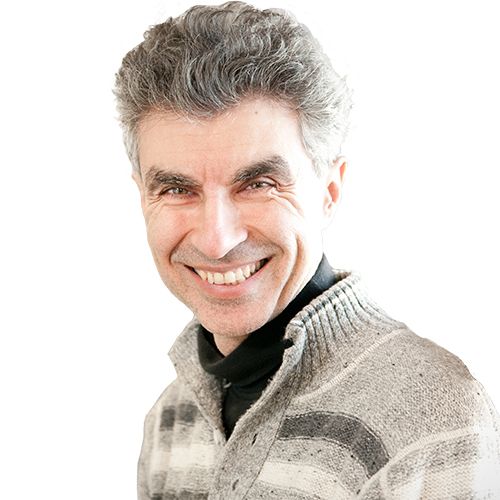
#> input picture forward-pass-CNN/images/bengio.jpg, 500 x 500 px
$ jupyter execute Untitled.ipynb
#> lines starting #> are read from the running program, lines starting #| are printed output that depends on the picture
# فرید نعمتی علی ذوالجلالی

ابتدا کتابخانه های لازم را ایمپورت میکنیم

[cell 1]
import numpy as np
import matplotlib.pyplot as plt
import cv2

حال عکس را لود کرده و نمایش میدهیم که چون رنگی است 3 کانال دارد

[cell 2]
img = cv2.imread('images/bengio.jpg')
#> img is the input picture: shape (500, 500, 3); mean B, G, R 207.2, 213, 220.9
img_rgb = cv2.cvtColor(img, cv2.COLOR_BGR2RGB)
img_rgb = cv2.resize(img_rgb, (255, 255))
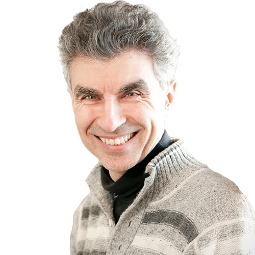
#> img_rgb: shape (255, 255, 3); mean R, G, B 220.9, 212.9, 207.1
plt.imshow(img_rgb)
plt.show()
print(img_rgb.shape)
#| (255, 255, 3)

# تعریف فیلتر های لایه اول و اعمال آن ها

سپس فیلتر های داده شده را تعریف کرده و آن ها را با کمک توابع نامپای به هم میچسبانیم

[cell 3]
sharp = np.array([
    [0, -1,  0],
    [-1, 5, -1],
    [0, -1,  0]])

bottom_sobel =  np.array([
                   [-1,-2,-1],
                   [0, 0, 0],
                   [1, 2, 1]])
top_sobel = np.array([
                 [1, 2, 1],
                 [0, 0, 0],
                 [-1,-2,-1]])

sharpening = np.array([[0,-1,0],
                      [-1,5,-1],
                      [0,-1,0]])

weighted_averaging_3x3 = (1/16)* np.array([[1, 2, 1],
                                           [2, 4, 2],
                                           [1, 2, 1]])

l1_filters = np.stack([sharp, bottom_sobel, top_sobel, weighted_averaging_3x3], axis=-1)

print(l1_filters.shape)

برای نوشتن کانوولوشن 2 بعدی بر روی عکس از کد های کلاس حل تمرین استفاده شده همچنین در آن استراید هم لحاظ میکنیم و فیلتر هارا بر روی عکس حرکت میدهیم و حاصل را جمع میکنیم

[cell 4]
def Conv2D(img, filters, stride=1, padding='same'):

#> called with filters = array of shape (3, 3, 4), stride = 1, padding = 'same'
    img_height, img_width, num_channels = img.shape
#> img_height = 255; img_width = 255; num_channels = 3

    filter_height, filter_width, num_filters = filters.shape
#    print(num_filters,filter_height,filter_width)
    if padding == 'same':
        out_height = int(np.ceil(float(img_height) / float(stride)))
#> out_height = 255
        out_width = int(np.ceil(float(img_width) / float(stride)))
#> out_width = 255
    else:
        out_height = int(np.ceil(float(img_height - filter_height + 1) / float(stride)))
        out_width = int(np.ceil(float(img_width - filter_width + 1) / float(stride)))

    output = np.zeros((out_height, out_width, num_filters))

    if padding == 'same':
        pad_h = ((out_height - 1) * stride + filter_height - img_height) // 2
#> pad_h = 1
        pad_w = ((out_width - 1) * stride + filter_width - img_width) // 2
#> pad_w = 1
        img_padded = np.pad(img, [(pad_h, pad_h), (pad_w, pad_w), (0, 0)], mode='constant')
    else:
        img_padded = img

    for i in range(num_filters):
        for h in range(out_height):
            for w in range(out_width):
                vert_start = h * stride
                vert_end = vert_start + filter_height
                horiz_start = w * stride
                horiz_end = horiz_start + filter_width

                img_slice = img_padded[vert_start:vert_end, horiz_start:horiz_end, :]
                output[h, w, i] = np.sum(img_slice * filters[:, :, i, np.newaxis])
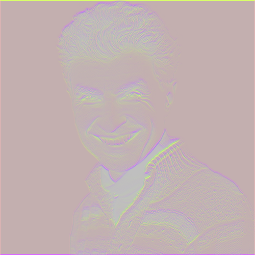
#> output: shape (255, 255, 4) float64; mean R, G, B, A 652.2, -2.5, 2.5, 638.1; transparent parts drawn white

    return output

[cell 5]
layer_one_output = Conv2D(img_rgb, l1_filters, stride=1, padding='same')
print(layer_one_output.shape)
#| (255, 255, 4)

حال که نتیجه را بدست اوردیم ان را با شکل اصلی نمایش میدهیم

[cell 6]
from matplotlib import colors
fig, ax = plt.subplots(nrows=5, ncols=1, figsize=(50, 10))
plt.subplots_adjust(left=0.1, right=0.9, bottom=0.1, top=0.9, wspace=0.4, hspace=0.4)
#plot 1:

img_gray = cv2.cvtColor(img_rgb, cv2.COLOR_BGR2GRAY)
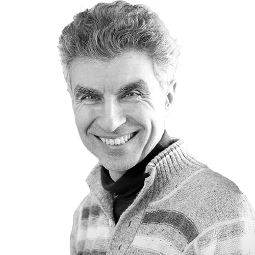
#> img_gray: shape (255, 255); min 0, max 255, mean 212.1
plt.title("orginal")
ax[4].imshow(img_gray, cmap='gray')

for i in range(0,4):
    norm_result = ((layer_one_output[:,:,i] - layer_one_output[:,:,i].min()) / (layer_one_output[:,:,i].max() - layer_one_output[:,:,i].min())) * 255
    ax[i].imshow(norm_result.astype(np.uint8), cmap='gray')
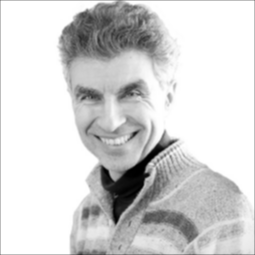
#> norm_result: shape (255, 255) float64; min 0, max 255, mean 212.4

plt.show()

# تعریف فیلتر های لایه دوم و اعمال آن ها

در اینجا فیلتر های لایه دوم را تعریف کرده و آن هارا به هم میچسبانیم

[cell 7]
robert_x = np.array([[1, 0],
                    [0, -1]])

robert_y = np.array([[0, +1],
                    [-1, 0]] )

averaging_2x2 = (1/4)*np.array([[1, 1],
                               [1, 1]])

l2_filters = np.stack([robert_x, robert_y, averaging_2x2], axis=-1)
print(l2_filters.shape)

[cell 8]
layer_two_output = Conv2D(layer_one_output, l2_filters, stride=2, padding='valid')
#> call 2 of Conv2D, with filters = array of shape (2, 2, 3), stride = 2, padding = 'valid'
#> after the loop in Conv2D (call 2), `for i in range(num_filters):`:
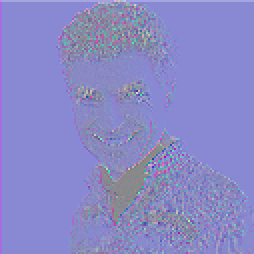
#> output: shape (127, 127, 3) float64 (shown 2 times larger); mean R, G, B 8.7, 1.6, 1285.7; drawn with min black and max white
print(layer_two_output.shape)
#| (127, 127, 3)

حال مانند قبل هر لایه را نرمال میکنیم و نمایش میدهیم و در اخر هم عکس اصلی را نمایش میدهیم

[cell 9]
from matplotlib import colors
fig, ax = plt.subplots(nrows=4, ncols=1, figsize=(40, 10))
plt.subplots_adjust(left=0.1, right=0.9, bottom=0.1, top=0.9, wspace=0.4, hspace=0.4)
#plot 1:

img_gray = cv2.cvtColor(img_rgb, cv2.COLOR_BGR2GRAY)
plt.title("orginal")
ax[3].imshow(img_gray, cmap='gray')

for i in range(0,3):
    norm_result = ((layer_two_output[:,:,i] - layer_two_output[:,:,i].min()) / (layer_two_output[:,:,i].max() - layer_two_output[:,:,i].min())) * 255
    ax[i].imshow(norm_result.astype(np.uint8), cmap='gray')
#> this loop made 3 passes
#> pass 1, `norm_result = ((layer_two_output[:,:,i] - layer_two_output[:,:,i].min(..`:
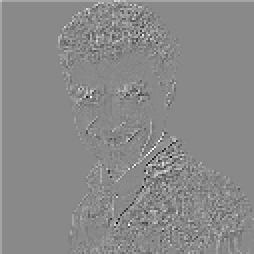
#> norm_result: shape (127, 127) float64 (shown 2 times larger); min 0, max 255, mean 137.6

plt.show()
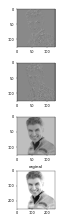
#> figure drawn by matplotlib, 4 panels

# ساخت فیلتر های لایه سوم و اعمال آن ها

در اینجا فیلتر های لایه سوم را تعریف کرده و به هم میچسبانیم

[cell 10]
gaussian_5x5 = (1/273)*np.array([[1,4,7,4,1],
                        [4,16,26,16,4],
                        [7,26,41,26,7],
                        [4,16,26,16,4],
                        [1,4,7,4,1]])


averaging_5x5 = (1/25)*np.array(np.ones((5, 5)))

l3_filters = np.stack([gaussian_5x5, averaging_5x5], axis=-1)
print(l3_filters.shape)

کانوولوشن 2 بعدی را روی خروجی های لایه دوم با فیلتر های لایه سوم اعمال میکنیم

[cell 11]
layer_three_output = Conv2D(layer_two_output, l3_filters, stride=1, padding='same')
#> call 3 of Conv2D, with filters = array of shape (5, 5, 2), stride = 1, padding = 'same'
#> in Conv2D (call 3), `img_padded = np.pad(img, [(pad_h, pad_h), (pad_w, pad_w), (0, 0)], mod..`:
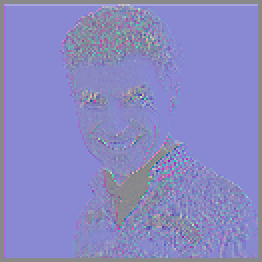
#> img_padded: shape (131, 131, 3) float64 (shown 2 times larger); mean R, G, B 8.2, 1.5, 1208.4; drawn with min black and max white
print(layer_three_output.shape)
#| (127, 127, 2)

حال نتیجه را نمایش میدهیم که با توجه به این که در لایه سوم فقط 2 فیلتر داریم پس عمیق این تنسور 2 میشود که باید آن هارا همراه با شکل اصلی نمایش دهیم

[cell 12]
from matplotlib import colors
fig, ax = plt.subplots(nrows=3, ncols=1, figsize=(30, 10))
plt.subplots_adjust(left=0.1, right=0.9, bottom=0.1, top=0.9, wspace=0.4, hspace=0.4)
#plot 1:

img_gray = cv2.cvtColor(img_rgb, cv2.COLOR_BGR2GRAY)
plt.title("orginal")
ax[2].imshow(img_gray, cmap='gray')

for i in range(0,2):
    norm_result = ((layer_three_output[:,:,i] - layer_three_output[:,:,i].min()) / (layer_three_output[:,:,i].max() - layer_three_output[:,:,i].min())) * 255
    ax[i].imshow(norm_result.astype(np.uint8), cmap='gray')
#> this loop made 2 passes
#> pass 1, `norm_result = ((layer_three_output[:,:,i] - layer_three_output[:,:,i]...`:
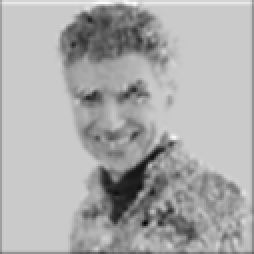
#> norm_result: shape (127, 127) float64 (shown 2 times larger); min 0, max 255, mean 172.4

plt.show()

# نوشتن تابع پولینگ و اعمال آن

[cell 13]
import numpy as np

def MaxPooling2D(img, window=(2, 2), stride=2):

#> called with img = array of shape (127, 127, 2), window = (2, 2), stride = 2
    h, w, c = img.shape
#> h = 127; w = 127; c = 2
    window_h, window_w = window
    stride_h, stride_w = stride, stride

    out_h = (h - window_h) // stride_h + 1
#> out_h = 63
    out_w = (w - window_w) // stride_w + 1
#> out_w = 63

    out = np.zeros((out_h, out_w, c))


    for i in range(out_h):
        for j in range(out_w):
            for d in range(c):
                patch = img[i*stride_h:i*stride_h+window_h, j*stride_w:j*stride_w+window_w,d]
                val = np.max(patch)
                out[i,j,d] = val
    return out

[cell 14]
pooling_output = MaxPooling2D(layer_three_output, window=(2, 2), stride=2)
print(pooling_output.shape)
#| (63, 63, 2)

[cell 15]
from matplotlib import colors
fig, ax = plt.subplots(nrows=3, ncols=1, figsize=(30, 10))
plt.subplots_adjust(left=0.1, right=0.9, bottom=0.1, top=0.9, wspace=0.4, hspace=0.4)
#plot 1:

img_gray = cv2.cvtColor(img_rgb, cv2.COLOR_BGR2GRAY)
plt.title("orginal")
ax[2].imshow(img_gray, cmap='gray')

for i in range(0,2):
    norm_result = ((pooling_output[:,:,i] - pooling_output[:,:,i].min()) / (pooling_output[:,:,i].max() - pooling_output[:,:,i].min())) * 255
    ax[i].imshow(norm_result.astype(np.uint8), cmap='gray')

plt.show()
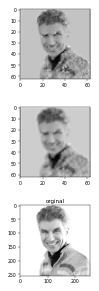
#> figure drawn by matplotlib, 3 panels

$ run again, with forward-pass-CNN/images/lecun.jpg copied over forward-pass-CNN/images/bengio.jpg
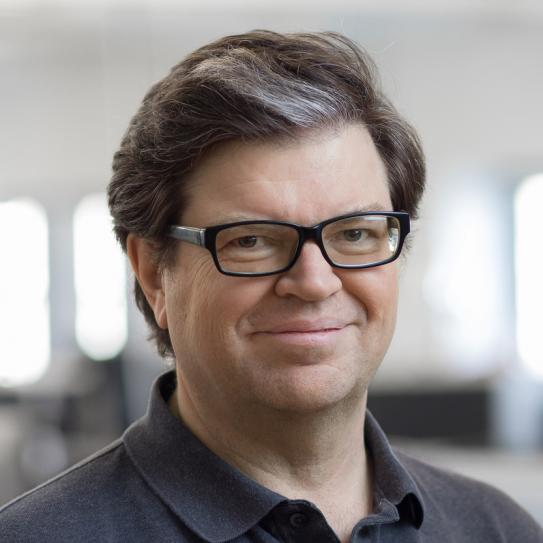
#> input picture forward-pass-CNN/images/lecun.jpg, 543 x 543 px
#> img is the input picture: shape (543, 543, 3); mean B, G, R 138.3, 140.4, 147.6
#| (255, 255, 3)
#| (255, 255, 4)
#> after the loop in Conv2D (call 2), `for i in range(num_filters):`:
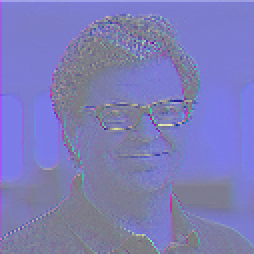
#> output: shape (127, 127, 3) float64 (shown 2 times larger); mean R, G, B 10.9, 5.6, 856; drawn with min black and max white
#| (127, 127, 3)
#> img_padded: shape (131, 131, 3) float64
#| (127, 127, 2)
#| (63, 63, 2)
#> `plt.show()`:
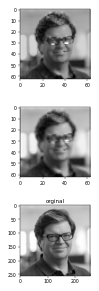
#> figure drawn by matplotlib, 3 panels
